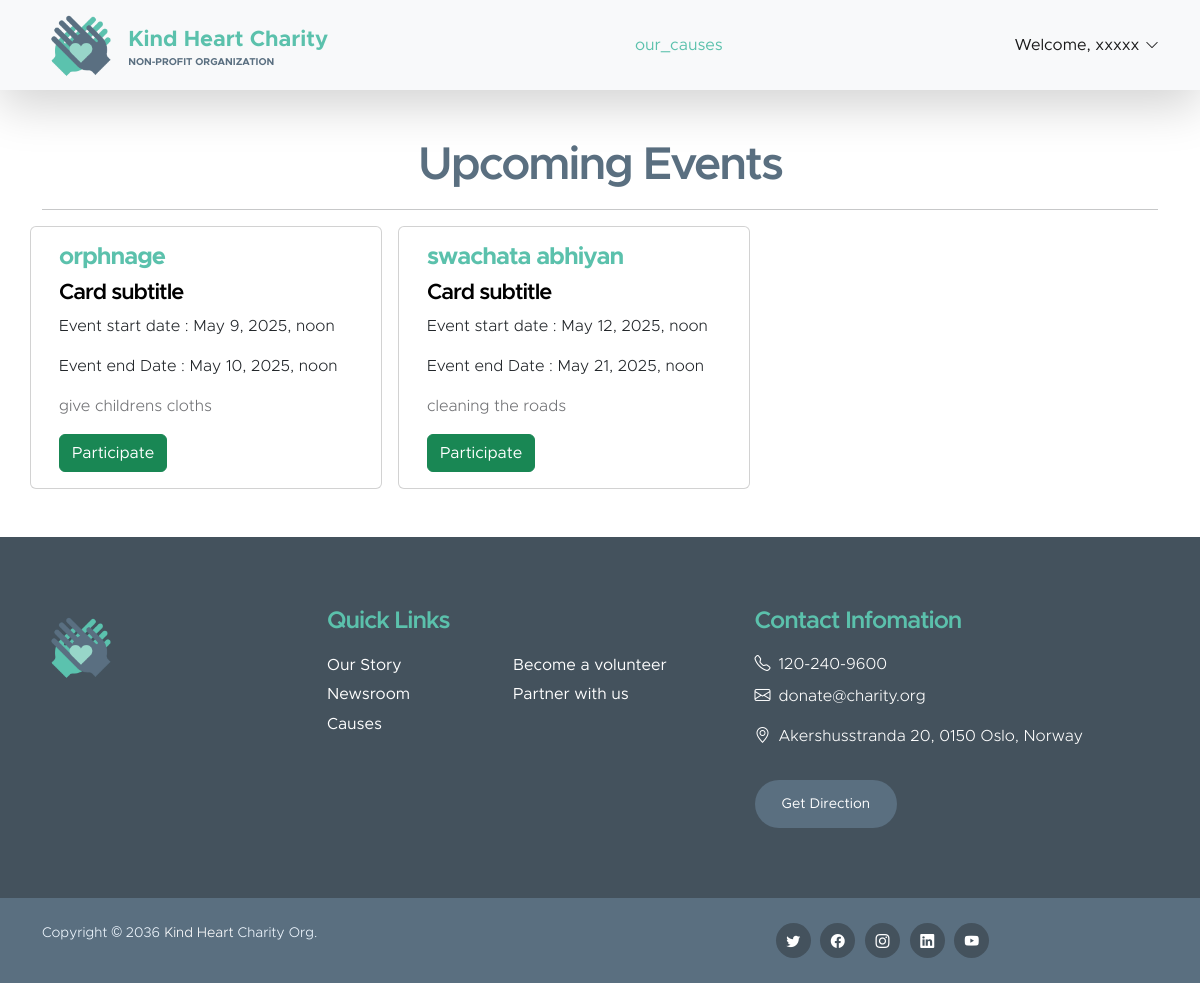
Screenshot of /volunteer-dashboard/ (signed in) with the database file from the repository.
### heart_charity/models.py (models this page shows, shortened)
class Event(models.Model):
    title = models.CharField(max_length=200)
    description = models.TextField(blank=True)
    start_time = models.DateTimeField()
    end_time = models.DateTimeField()

### heart_charity/views.py (the view)
# urls.py: path('volunteer-dashboard/', views.volunteer_dashboard, name='volunteer_dashboard'),
def volunteer_dashboard(request):
    upcoming_events = Event.objects.filter(start_time__gte=datetime.now()).order_by('start_time')
    return render(request, 'volunteer_dashboard.html', {'events': upcoming_events})

### heart_charity/templates/volunteer_dashboard.html
{% extends 'base.html' %}
{% load static %}
{% block content %}
<div class="container">
    <center><h2>Upcoming Events</h2>
    </center><hr>
    <div class="row">
        {% for event in events %}
        <div class="card col-md-4 me-3" style="width: 22rem; ">
            <div class="card-body">
              <h5 class="card-title"><strong>{{ event.title }}</strong></h5>
              <h6 class="card-text ">Card subtitle</h6>
              <p class="card-text  text-dark ">Event start date : {{ event.start_time }}</p>
              <p class="card-text text-dark">Event end Date : {{ event.end_time }}</p>
              <p class="card-text">{{ event.description }}</p>
              <button href="#" class="btn btn-success ">Participate</button>
            </div>
          </div>
          {% endfor %}
    </div>
</div>{% endblock %}

### heart_charity/templates/base.html (shortened to what this page needs)
{% load static %}
<!doctype html>
<html lang="en">
    <head>
        <link href="{% static 'css/bootstrap.min.css' %}" rel="stylesheet">
        <link href="{% static 'css/bootstrap-icons.css' %}" rel="stylesheet">
        <link href="{% static 'css/templatemo-kind-heart-charity.css' %}" rel="stylesheet">
    </head>
    <body>
        <nav class="navbar navbar-expand-lg bg-light shadow-lg">
            <div class="container">
                <a class="navbar-brand" href="/">
                    <img src="{% static 'images/logo.png'  %}"  class="logo img-fluid" alt="Kind Heart Charity">
                    <span>
                        Kind Heart Charity
                        <small>Non-profit Organization</small>
                    </span>
                </a>
                <div class="collapse navbar-collapse" id="navbarNav">
                    <ul class="navbar-nav ms-auto">
                        {% if user.is_authenticated %}
                        <li class="nav-item"><a class="nav-link" href="{% url 'our_causes' %}">our_causes</a></li>
                        {% endif %}
                    </ul>
                    {% if user.is_authenticated %}
                    <div class="dropdown nav-item" >
                     <button class="btn  nav-link"  type="button" >
                         <a class="nav-link dropdown-toggle" href="#" role="button" data-bs-toggle="dropdown" style="color:var(--bs-navbar-brand-color)">Welcome, {{ request.user.username }}</a>
                         </button>
                   </div>
                 </div>
                    {% endif %}
                </div>
        </nav>
        <main>
            <section class="hero-section">
                <div class="container py-5">
                    <div class="row">
                        {% block content %}
                        {% endblock %}
                    </div>
                </div>
            </section>
        </main>
        <footer class="site-footer">
            <div class="container">
                <div class="row">
                    <div class="col-lg-3 col-12 mb-4">
                        <img src="{% static 'images/logo.png' %}" class="logo img-fluid" alt="">
                    </div>
                    <div class="col-lg-4 col-md-6 col-12 mb-4">
                        <h5 class="site-footer-title mb-3">Quick Links</h5>
                        <ul class="footer-menu">
                            <li class="footer-menu-item"><a href="#" class="footer-menu-link">Our Story</a></li>
                            <li class="footer-menu-item"><a href="#" class="footer-menu-link">Newsroom</a></li>
                            <li class="footer-menu-item"><a href="#" class="footer-menu-link">Causes</a></li>
                            <li class="footer-menu-item"><a href="#" class="footer-menu-link">Become a volunteer</a></li>
                            <li class="footer-menu-item"><a href="#" class="footer-menu-link">Partner with us</a></li>
                        </ul>
                    </div>
                    <div class="col-lg-4 col-md-6 col-12 mx-auto">
                        <h5 class="site-footer-title mb-3">Contact Infomation</h5>
                        <p class="text-white d-flex mb-2">
                            <i class="bi-telephone me-2"></i>
                            <a href="tel: 120-240-9600" class="site-footer-link">
                                120-240-9600
                            </a>
                        </p>
                        <p class="text-white d-flex">
                            <i class="bi-envelope me-2"></i>
                            <a href="mailto:info@yourgmail.com" class="site-footer-link">
                                donate@charity.org
                            </a>
                        </p>
                        <p class="text-white d-flex mt-3">
                            <i class="bi-geo-alt me-2"></i>
                            Akershusstranda 20, 0150 Oslo, Norway
                        </p>
                        <a href="#" class="custom-btn btn mt-3">Get Direction</a>
                    </div>
                </div>
            </div>
            <div class="site-footer-bottom">
                <div class="container">
                    <div class="row">
                        <div class="col-lg-6 col-md-7 col-12">
                            <p class="copyright-text mb-0">Copyright © 2036 <a href="#">Kind Heart</a> Charity Org.
                       </p>
                        </div>
                        <div class="col-lg-6 col-md-5 col-12 d-flex justify-content-center align-items-center mx-auto">
                            <ul class="social-icon">
                                <li class="social-icon-item">
                                    <a href="#" class="social-icon-link bi-twitter"></a>
                                </li>
                                <li class="social-icon-item">
                                    <a href="#" class="social-icon-link bi-facebook"></a>
                                </li>
                                <li class="social-icon-item">
                                    <a href="#" class="social-icon-link bi-instagram"></a>
                                </li>
                                <li class="social-icon-item">
                                    <a href="#" class="social-icon-link bi-linkedin"></a>
                                </li>
                                <li class="social-icon-item">
                                    <a href="https://youtube.com/templatemo" class="social-icon-link bi-youtube"></a>
                                </li>
                            </ul>
                        </div>
                    </div>
                </div>
            </div>
        </footer>
    </body>
</html>

### heart_charity/static/css/templatemo-kind-heart-charity.css (style rules this page uses)
:root { --white-color: #ffffff; --primary-color: #5bc1ac; --secondary-color: #5a6f80; --section-bg-color: #f0f8ff; --site-footer-bg-color: #44525d; --custom-btn-bg-color: #597081; --custom-btn-bg-hover-color: #5bc1ac; --dark-color: #000000; --p-color: #717275; --border-color: #e9eaeb; --body-font-family: 'Metropolis', sans-serif; --h1-font-size: 52px; --h2-font-size: 46px; --h3-font-size: 32px; --h4-font-size: 28px; --h5-font-size: 24px; --h6-font-size: 22px; --p-font-size: 16px; --btn-font-size: 18px; --copyright-font-size: 14px; --border-radius-large: 100px; --border-radius-medium: 20px; --border-radius-small: 10px; --font-weight-light: 300; --font-weight-normal: 400; --font-weight-semibold: 600; --font-weight-bold: 700; }
body { background-color: var(--white-color); font-family: var(--body-font-family); }
h2, h3, h4, h5, h6 { color: var(--dark-color); }
h1, h2, h3, h4, h5, h6 { font-weight: var(--font-weight-semibold); letter-spacing: -1px; }
h2 { color: var(--secondary-color); font-size: var(--h2-font-size); letter-spacing: -2px; }
h5 { color: var(--primary-color); font-size: var(--h5-font-size); }
h6 { font-size: var(--h6-font-size); }
p { color: var(--p-color); font-size: var(--p-font-size); font-weight: var(--font-weight-light); }
ul li { color: var(--p-color); font-size: var(--p-font-size); font-weight: var(--font-weight-normal); }
a, button { touch-action: manipulation; transition: all 0.3s; }
a { color: var(--p-color); text-decoration: none; }
b, strong { font-weight: var(--font-weight-bold); }
.custom-btn { background: var(--secondary-color); border: 2px solid transparent; border-radius: var(--border-radius-large); color: var(--white-color); font-size: var(--btn-font-size); font-weight: var(--font-weight-normal); line-height: normal; padding: 15px 25px; }
.navbar { background: var(--white-color); z-index: 9; padding-top: 0; padding-bottom: 0; }
.navbar-brand { color: var(--primary-color); font-size: var(--h6-font-size); font-weight: var(--font-weight-bold); }
.navbar-brand span { display: inline-block; vertical-align: middle; }
.navbar-brand small { color: var(--secondary-color); display: block; font-size: 10px; line-height: normal; text-transform: uppercase; }
.logo { width: 80px; height: auto; }
.navbar-expand-lg .navbar-nav .nav-link { margin-right: 0; margin-left: 0; padding: 20px; }
.navbar-nav .nav-link { display: inline-block; color: var(--p-color); font-size: var(--p-font-size); font-weight: var(--font-weight-medium); position: relative; padding-top: 15px; padding-bottom: 15px; }
.navbar-nav .nav-link.active, .navbar-nav .nav-link:hover { background: transparent; color: var(--primary-color); }
.dropdown-toggle::after { content: "\f282"; display: inline-block; font-family: bootstrap-icons !important; font-size: var(--copyright-font-size); font-style: normal; font-weight: normal !important; font-variant: normal; text-transform: none; line-height: 1; vertical-align: -.125em; -webkit-font-smoothing: antialiased; -moz-osx-font-smoothing: grayscale; position: relative; left: 2px; border: 0; }
.site-footer { background-color: var(--site-footer-bg-color); padding-top: 70px; }
.site-footer-bottom { background-color: var(--secondary-color); position: relative; z-index: 2; margin-top: 70px; padding-top: 25px; padding-bottom: 25px; }
.site-footer-bottom a { color: var(--white-color); }
.site-footer-link { color: var(--white-color); }
.copyright-text { color: var(--section-bg-color); font-size: var(--copyright-font-size); margin-right: 30px; }
.site-footer .custom-btn { font-size: var(--copyright-font-size); }
.footer-menu { column-count: 2; margin: 0; padding: 0; }
.footer-menu-item { list-style: none; display: block; }
.footer-menu-link { font-size: var(--p-font-size); color: var(--white-color); display: inline-block; vertical-align: middle; margin-right: 10px; margin-bottom: 5px; }
.social-icon { margin: 0; padding: 0; }
.social-icon-item { list-style: none; display: inline-block; vertical-align: top; }
.social-icon-link { background: var(--site-footer-bg-color); border-radius: var(--border-radius-large); color: var(--white-color); font-size: var(--copyright-font-size); display: block; margin-right: 5px; text-align: center; width: 35px; height: 35px; line-height: 38px; }

### rows the page displays
Event: title "orphnage", start_time "May 9, 2025, noon", end_time "May 10, 2025, noon", description "give childrens cloths"
Event: title "swachata abhiyan", start_time "May 12, 2025, noon", end_time "May 21, 2025, noon", description "cleaning the roads"

### other values shown
{{ request.user.username }} "xxxxx"
